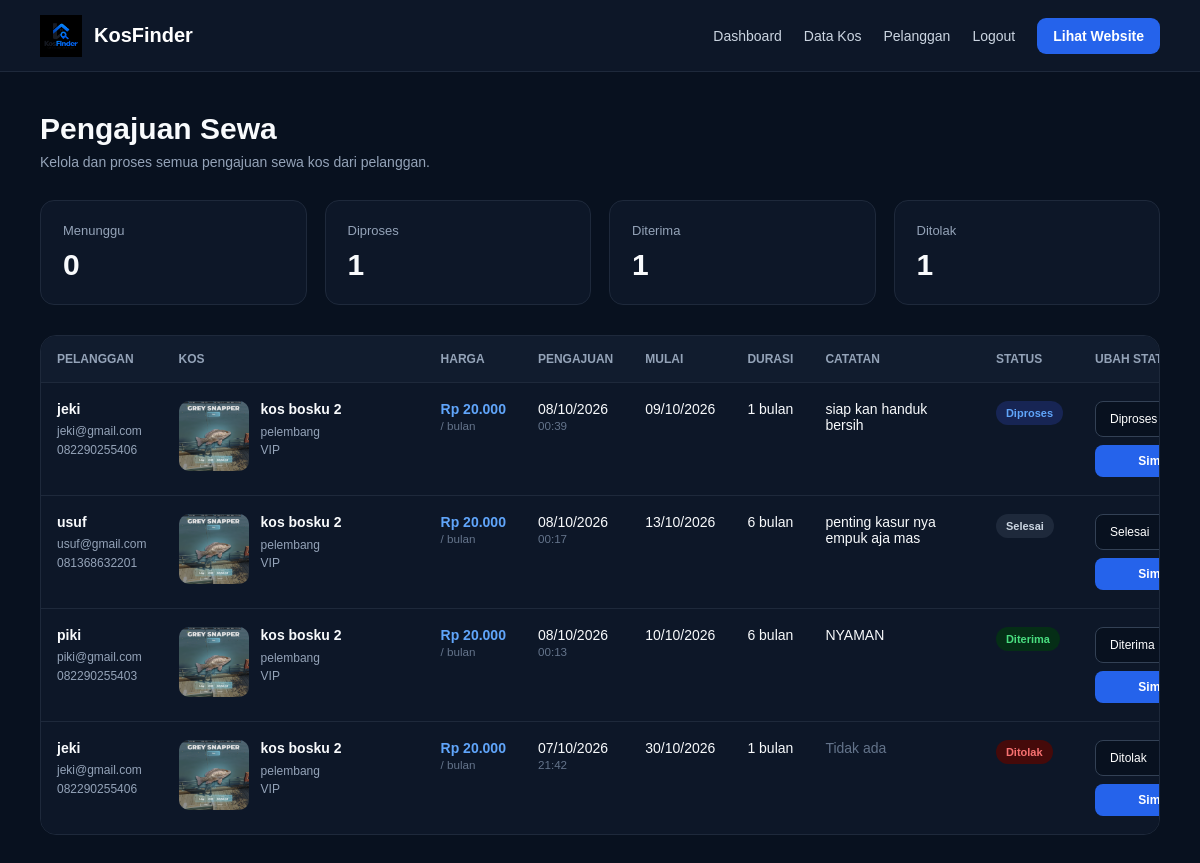
Page /supplyfinder/admin/sewa.php (signed in) on the committed database.
### tables this page shows
CREATE TABLE `tb_sewa` (
  `id_sewa` int(11) NOT NULL,
  `id_kos` int(11) NOT NULL,
  `id_user` int(11) NOT NULL,
  `tanggal_pengajuan` datetime DEFAULT current_timestamp(),
  `tanggal_mulai` date DEFAULT NULL,
  `durasi` int(11) DEFAULT 1,
  `catatan` text DEFAULT NULL,
  `status` enum('menunggu','diproses','diterima','ditolak','selesai') DEFAULT 'menunggu'
);

CREATE TABLE `tb_user` (
  `id_user` int(11) NOT NULL,
  `nama` varchar(100) NOT NULL,
  `email` varchar(100) NOT NULL,
  `password` varchar(255) NOT NULL,
  `no_hp` varchar(20) DEFAULT NULL,
  `alamat` text DEFAULT NULL,
  `role` enum('admin','pelanggan') DEFAULT 'pelanggan'
);

CREATE TABLE `tb_kos` (
  `id_kos` int(11) NOT NULL,
  `nama_kos` varchar(150) NOT NULL,
  `alamat` text NOT NULL,
  `kota` varchar(100) NOT NULL,
  `harga` int(11) NOT NULL,
  `tipe_kamar` varchar(100) NOT NULL,
  `jumlah_kamar` int(11) DEFAULT 1,
  `fasilitas` text DEFAULT NULL,
  `deskripsi` text DEFAULT NULL,
  `foto` varchar(255) DEFAULT NULL,
  `status` enum('tersedia','penuh') DEFAULT 'tersedia',
  `tanggal_dibuat` datetime DEFAULT current_timestamp()
);

### supplyfinder/admin/sewa.php (the view, shortened to what this page needs)
<?php
require_once __DIR__ . '/../config/database.php';
function jumlahStatus($conn, $status)
{
    $stmt = mysqli_prepare(
        $conn,
        "SELECT COUNT(*) AS total
         FROM tb_sewa
         WHERE status = ?"
    );
    mysqli_stmt_bind_param($stmt, "s", $status);
    mysqli_stmt_execute($stmt);
    $result = mysqli_stmt_get_result($stmt);
    $data = mysqli_fetch_assoc($result);
    return (int) $data['total'];
}
$total_menunggu = jumlahStatus($conn, 'menunggu');
$total_diproses = jumlahStatus($conn, 'diproses');
$total_diterima = jumlahStatus($conn, 'diterima');
$total_ditolak   = jumlahStatus($conn, 'ditolak');
$query = "
    SELECT
        s.id_sewa,
        s.tanggal_pengajuan,
        s.tanggal_mulai,
        s.durasi,
        s.catatan,
        s.status,
        u.nama AS nama_pelanggan,
        u.email,
        u.no_hp,
        k.nama_kos,
        k.alamat,
        k.kota,
        k.harga,
        k.tipe_kamar,
        k.foto
    FROM tb_sewa s
    INNER JOIN tb_user u
        ON s.id_user = u.id_user
    INNER JOIN tb_kos k
        ON s.id_kos = k.id_kos
    ORDER BY s.tanggal_pengajuan DESC
";
$result = mysqli_query($conn, $query);
?>
<!DOCTYPE html>
<html lang="id">
<head>
</head>
<body>
<nav class="navbar">
    <a href="dashboard.php" class="logo">
        <img
            src="../assets/images/logo-kosfinder.png"
            alt="KosFinder"
        >
        <span>KosFinder</span>
    </a>
    <div class="nav-right">
        <a href="dashboard.php">
            Dashboard
        </a>
        <a href="kos.php">
            Data Kos
        </a>
        <a href="pelanggan.php">
            Pelanggan
        </a>
        <a href="../logout.php">
            Logout
        </a>
        <a href="../kos.php" class="btn-back">
            Lihat Website
        </a>
    </div>
</nav>
<div class="container">
    <div class="page-title">
        <h1>Pengajuan Sewa</h1>
        <p>
            Kelola dan proses semua pengajuan sewa kos dari pelanggan.
        </p>
    </div>
    <div class="stats">
        <div class="stat-card">
            <div class="stat-label">
                Menunggu
            </div>
            <div class="stat-number">
                <?= $total_menunggu; ?>
            </div>
        </div>
        <div class="stat-card">
            <div class="stat-label">
                Diproses
            </div>
            <div class="stat-number">
                <?= $total_diproses; ?>
            </div>
        </div>
        <div class="stat-card">
            <div class="stat-label">
                Diterima
            </div>
            <div class="stat-number">
                <?= $total_diterima; ?>
            </div>
        </div>
        <div class="stat-card">
            <div class="stat-label">
                Ditolak
            </div>
            <div class="stat-number">
                <?= $total_ditolak; ?>
            </div>
        </div>
    </div>
    <div class="table-wrapper">
        <?php if (mysqli_num_rows($result) > 0): ?>
            <table>
                <thead>
                    <tr>
                        <th>
                            Pelanggan
                        </th>
                        <th>
                            Kos
                        </th>
                        <th>
                            Harga
                        </th>
                        <th>
                            Pengajuan
                        </th>
                        <th>
                            Mulai
                        </th>
                        <th>
                            Durasi
                        </th>
                        <th>
                            Catatan
                        </th>
                        <th>
                            Status
                        </th>
                        <th>
                            Ubah Status
                        </th>
                    </tr>
                </thead>
                <tbody>
                    <?php while ($row = mysqli_fetch_assoc($result)): ?>
                        <?php
                        $status_class =
                            'status-' .
                            strtolower($row['status']);
                        $foto = !empty($row['foto'])
                            ? "../assets/images/" . $row['foto']
                            : "../assets/images/no-image.jpg";
                        ?>
                        <tr>
                            <td>
                                <div class="customer-name">
                                    <?= htmlspecialchars($row['nama_pelanggan']); ?>
                                </div>
                                <div class="customer-detail">
                                    <?= htmlspecialchars($row['email']); ?>
                                    <?php if (!empty($row['no_hp'])): ?>
                                        <br>
                                        <?= htmlspecialchars($row['no_hp']); ?>
                                    <?php endif; ?>
                                </div>
                            </td>
                            <td>
                                <div class="kos-info">
                                    <img
                                        src="<?= htmlspecialchars($foto); ?>"
                                        alt="<?= htmlspecialchars($row['nama_kos']); ?>"
                                        class="kos-photo"
                                        onerror="this.src='../assets/images/no-image.jpg';"
                                    >
                                    <div>
                                        <div class="kos-name">
                                            <?= htmlspecialchars(
                                                $row['nama_kos']
                                            ); ?>
                                        </div>
                                        <div class="kos-location">
                                            <?= htmlspecialchars(
                                                $row['kota']
                                            ); ?>
                                            <br>
                                            <?= htmlspecialchars(
                                                $row['tipe_kamar']
                                            ); ?>
                                        </div>
                                    </div>
                                </div>
                            </td>
                            <td>
                                <div class="price">
                                    Rp <?= number_format(
                                        $row['harga'],
                                        0,
                                        ',',
                                        '.'
                                    ); ?>
                                </div>
                                <small style="color:#64748b;">
                                    / bulan
                                </small>
                            </td>
                            <td>
                                <?= date(
                                    'd/m/Y',
                                    strtotime(
                                        $row['tanggal_pengajuan']
                                    )
                                ); ?>
                                <br>
                                <small style="color:#64748b;">
                                    <?= date(
                                        'H:i',
                                        strtotime(
                                            $row['tanggal_pengajuan']
                                        )
                                    ); ?>
                                </small>
                            </td>
                            <td>
                                <?php if (!empty($row['tanggal_mulai'])): ?>
                                    <?= date(
                                        'd/m/Y',
                                        strtotime(
                                            $row['tanggal_mulai']
                                        )
                                    ); ?>
                                <?php else: ?>
                                    -
                                <?php endif; ?>
                            </td>
                            <td>
                                <?= (int) $row['durasi']; ?>
                                bulan
                            </td>
                            <td>
                                <?php if (!empty($row['catatan'])): ?>
                                    <span
                                        title="<?= htmlspecialchars($row['catatan']); ?>"
                                    >
                                        <?= htmlspecialchars(
                                            mb_strimwidth(
                                                $row['catatan'],
                                                0,
                                                45,
                                                '...'
                                            )
                                        ); ?>
                                    </span>
                                <?php else: ?>
                                    <span style="color:#64748b;">
                                        Tidak ada
                                    </span>
                                <?php endif; ?>
                            </td>
                            <td>
                                <span class="status <?= $status_class; ?>">
                                    <?= htmlspecialchars(
                                        $row['status']
                                    ); ?>
                                </span>
                            </td>
                            <td>
                                <form
                                    method="POST"
                                    class="status-form"
                                >
                                    <select name="status">
                                        <option
                                            value="diproses"
                                            <?= $row['status'] === 'diproses'
                                                ? 'selected'
                                                : ''; ?>
                                        >
                                            Diproses
                                        </option>
                                        <option
                                            value="diterima"
                                            <?= $row['status'] === 'diterima'
                                                ? 'selected'
                                                : ''; ?>
                                        >
                                            Diterima
                                        </option>
                                        <option
                                            value="ditolak"
                                            <?= $row['status'] === 'ditolak'
                                                ? 'selected'
                                                : ''; ?>
                                        >
                                            Ditolak
                                        </option>
                                        <option
                                            value="selesai"
                                            <?= $row['status'] === 'selesai'
                                                ? 'selected'
                                                : ''; ?>
                                        >
                                            Selesai
                                        </option>
                                    </select>
                                    <button
                                        type="submit"
                                        class="btn-update"
                                    >
                                        Simpan
                                    </button>
                                </form>
                            </td>
                        </tr>
                    <?php endwhile; ?>
                </tbody>
            </table>
        <?php endif; ?>
    </div>
</div>
</body>
</html>

### rows in the picture
tb_sewa: id_user.nama "jeki", id_user.email "jeki@gmail.com", id_user.no_hp "082290255406", id_kos.foto (picture), id_kos.nama_kos "kos bosku 2", id_kos.kota "pelembang", id_kos.tipe_kamar "VIP", id_kos.harga "20.000", tanggal_pengajuan "08/10/2026", tanggal_pengajuan "00:39", tanggal_mulai "09/10/2026", durasi "1", catatan "siap kan handuk bersih", status "Diproses"
tb_sewa: id_user.nama "usuf", id_user.email "usuf@gmail.com", id_user.no_hp "081368632201", id_kos.foto (picture), id_kos.nama_kos "kos bosku 2", id_kos.kota "pelembang", id_kos.tipe_kamar "VIP", id_kos.harga "20.000", tanggal_pengajuan "08/10/2026", tanggal_pengajuan "00:17", tanggal_mulai "13/10/2026", durasi "6", catatan "penting kasur nya empuk aja mas", status "Selesai"
tb_sewa: id_user.nama "piki", id_user.email "piki@gmail.com", id_user.no_hp "082290255403", id_kos.foto (picture), id_kos.nama_kos "kos bosku 2", id_kos.kota "pelembang", id_kos.tipe_kamar "VIP", id_kos.harga "20.000", tanggal_pengajuan "08/10/2026", tanggal_pengajuan "00:13", tanggal_mulai "10/10/2026", durasi "6", catatan "NYAMAN", status "Diterima"
tb_sewa: id_user.nama "jeki", id_user.email "jeki@gmail.com", id_user.no_hp "082290255406", id_kos.foto (picture), id_kos.nama_kos "kos bosku 2", id_kos.kota "pelembang", id_kos.tipe_kamar "VIP", id_kos.harga "20.000", tanggal_pengajuan "07/10/2026", tanggal_pengajuan "21:42", tanggal_mulai "30/10/2026", durasi "1", catatan "Tidak ada", status "Ditolak"

### other values in the picture
$total_menunggu "0"
$total_diproses "1"
$total_diterima "1"
$total_ditolak "1"
